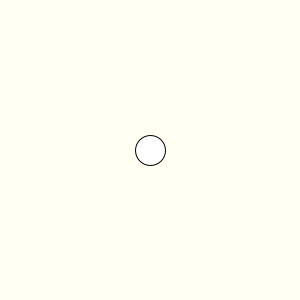
Frame 1 (no input)
Frame 60 (the mouse pressed at the canvas centre just before this capture): identical to frame 1, image omitted
Frame 120 (the mouse held since frame 60 and released just before this capture): identical to frame 1, image omitted

The Processing sketch that drew this single still picture (run headless with seeded random() and noise(); from frame 60 on, the mouse is pressed at the canvas centre):

// Processing sketch: week16_keyPressed_key_WASD_move
// ── week16_keyPressed_key_WASD_move.pde
void setup(){
  size (300,300);
}
int x=150,y=150;
void draw(){
  background(#FFFFF2);
  ellipse(x,y,30,30);
}
void keyPressed(){
  if(key=='w')y-=2;
  if(key=='s')y+=2;
  if(key=='a')x-=2;
  if(key=='d')x+=2;
}
